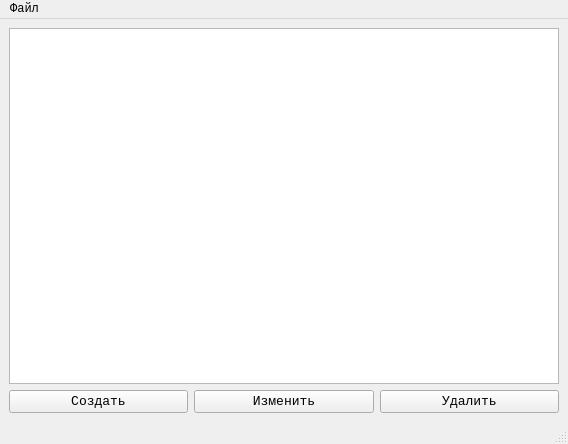
<?xml version="1.0" encoding="UTF-8"?>
<ui version="4.0">
 <class>MainWindow</class>
 <widget class="QMainWindow" name="MainWindow">
  <property name="geometry">
   <rect>
    <x>0</x>
    <y>0</y>
    <width>568</width>
    <height>444</height>
   </rect>
  </property>
  <property name="font">
   <font>
    <family>Consolas</family>
   </font>
  </property>
  <property name="windowTitle">
   <string>Редактор баз данных антивируса</string>
  </property>
  <widget class="QWidget" name="centralwidget">
   <layout class="QGridLayout" name="gridLayout">
    <item row="1" column="0">
     <layout class="QHBoxLayout" name="horizontalLayout">
      <item>
       <widget class="QPushButton" name="addButton">
        <property name="font">
         <font>
          <family>Consolas</family>
          <pointsize>10</pointsize>
         </font>
        </property>
        <property name="text">
         <string>Создать</string>
        </property>
       </widget>
      </item>
      <item>
       <widget class="QPushButton" name="editButton">
        <property name="font">
         <font>
          <family>Consolas</family>
          <pointsize>10</pointsize>
         </font>
        </property>
        <property name="text">
         <string>Изменить</string>
        </property>
       </widget>
      </item>
      <item>
       <widget class="QPushButton" name="delButton">
        <property name="font">
         <font>
          <family>Consolas</family>
          <pointsize>10</pointsize>
         </font>
        </property>
        <property name="text">
         <string>Удалить</string>
        </property>
       </widget>
      </item>
     </layout>
    </item>
    <item row="0" column="0">
     <widget class="QTableView" name="tableView">
      <property name="sizePolicy">
       <sizepolicy hsizetype="Expanding" vsizetype="Expanding">
        <horstretch>0</horstretch>
        <verstretch>0</verstretch>
       </sizepolicy>
      </property>
      <attribute name="horizontalHeaderCascadingSectionResizes">
       <bool>true</bool>
      </attribute>
      <attribute name="horizontalHeaderMinimumSectionSize">
       <number>50</number>
      </attribute>
      <attribute name="horizontalHeaderDefaultSectionSize">
       <number>100</number>
      </attribute>
      <attribute name="horizontalHeaderHighlightSections">
       <bool>false</bool>
      </attribute>
      <attribute name="verticalHeaderVisible">
       <bool>false</bool>
      </attribute>
     </widget>
    </item>
   </layout>
  </widget>
  <widget class="QStatusBar" name="statusbar">
   <property name="sizePolicy">
    <sizepolicy hsizetype="Preferred" vsizetype="Preferred">
     <horstretch>0</horstretch>
     <verstretch>0</verstretch>
    </sizepolicy>
   </property>
   <property name="font">
    <font>
     <family>Consolas</family>
    </font>
   </property>
   <property name="sizeGripEnabled">
    <bool>true</bool>
   </property>
  </widget>
  <widget class="QMenuBar" name="menubar">
   <property name="geometry">
    <rect>
     <x>0</x>
     <y>0</y>
     <width>568</width>
     <height>21</height>
    </rect>
   </property>
   <widget class="QMenu" name="menuFile">
    <property name="font">
     <font>
      <family>Consolas</family>
     </font>
    </property>
    <property name="title">
     <string>Файл</string>
    </property>
    <addaction name="createFile"/>
    <addaction name="openFile"/>
    <addaction name="separator"/>
    <addaction name="saveFile"/>
    <addaction name="saveFileAs"/>
    <addaction name="separator"/>
    <addaction name="closeAll"/>
   </widget>
   <addaction name="menuFile"/>
  </widget>
  <action name="createFile">
   <property name="text">
    <string>Создать</string>
   </property>
   <property name="toolTip">
    <string>&lt;html&gt;&lt;head/&gt;&lt;body&gt;&lt;p&gt;Создание новой базы&lt;/p&gt;&lt;/body&gt;&lt;/html&gt;</string>
   </property>
   <property name="shortcut">
    <string>Ctrl+N</string>
   </property>
  </action>
  <action name="openFile">
   <property name="text">
    <string>Открыть</string>
   </property>
   <property name="toolTip">
    <string>&lt;html&gt;&lt;head/&gt;&lt;body&gt;&lt;p&gt;Открыть существующую базу&lt;/p&gt;&lt;/body&gt;&lt;/html&gt;</string>
   </property>
   <property name="shortcut">
    <string>Ctrl+O</string>
   </property>
  </action>
  <action name="saveFile">
   <property name="text">
    <string>Сохранить</string>
   </property>
   <property name="shortcut">
    <string>Ctrl+S</string>
   </property>
  </action>
  <action name="saveFileAs">
   <property name="text">
    <string>Сохранить как...</string>
   </property>
  </action>
  <action name="closeAll">
   <property name="text">
    <string>Выход</string>
   </property>
   <property name="shortcut">
    <string>Ctrl+Q</string>
   </property>
  </action>
 </widget>
 <resources/>
 <connections/>
</ui>
